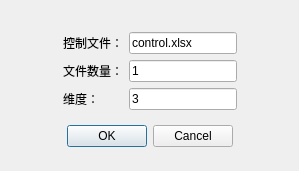
<?xml version="1.0" encoding="UTF-8"?>
<ui version="4.0">
 <class>Form</class>
 <widget class="QWidget" name="Form">
  <property name="geometry">
   <rect>
    <x>0</x>
    <y>0</y>
    <width>299</width>
    <height>171</height>
   </rect>
  </property>
  <property name="windowTitle">
   <string>Form</string>
  </property>
  <layout class="QHBoxLayout" name="horizontalLayout">
   <item>
    <spacer name="horizontalSpacer">
     <property name="orientation">
      <enum>Qt::Orientation::Horizontal</enum>
     </property>
     <property name="sizeHint" stdset="0">
      <size>
       <width>40</width>
       <height>20</height>
      </size>
     </property>
    </spacer>
   </item>
   <item>
    <layout class="QVBoxLayout" name="verticalLayout">
     <item>
      <spacer name="verticalSpacer_2">
       <property name="orientation">
        <enum>Qt::Orientation::Vertical</enum>
       </property>
       <property name="sizeHint" stdset="0">
        <size>
         <width>20</width>
         <height>40</height>
        </size>
       </property>
      </spacer>
     </item>
     <item>
      <widget class="QWidget" name="widget" native="true">
       <layout class="QGridLayout" name="gridLayout">
        <item row="0" column="1">
         <widget class="QLineEdit" name="lineEdit">
          <property name="text">
           <string>control.xlsx</string>
          </property>
         </widget>
        </item>
        <item row="1" column="0">
         <widget class="QLabel" name="label_2">
          <property name="text">
           <string>文件数量：</string>
          </property>
         </widget>
        </item>
        <item row="1" column="1">
         <widget class="QLineEdit" name="lineEdit_2">
          <property name="text">
           <string>1</string>
          </property>
         </widget>
        </item>
        <item row="0" column="0">
         <widget class="QLabel" name="label">
          <property name="text">
           <string>控制文件：</string>
          </property>
         </widget>
        </item>
        <item row="2" column="0">
         <widget class="QLabel" name="label_3">
          <property name="text">
           <string>维度：</string>
          </property>
         </widget>
        </item>
        <item row="2" column="1">
         <widget class="QLineEdit" name="lineEdit_3">
          <property name="text">
           <string>3</string>
          </property>
         </widget>
        </item>
       </layout>
      </widget>
     </item>
     <item>
      <widget class="QDialogButtonBox" name="buttonBox_2">
       <property name="standardButtons">
        <set>QDialogButtonBox::StandardButton::Cancel|QDialogButtonBox::StandardButton::Ok</set>
       </property>
       <property name="centerButtons">
        <bool>true</bool>
       </property>
      </widget>
     </item>
     <item>
      <spacer name="verticalSpacer_3">
       <property name="orientation">
        <enum>Qt::Orientation::Vertical</enum>
       </property>
       <property name="sizeHint" stdset="0">
        <size>
         <width>20</width>
         <height>40</height>
        </size>
       </property>
      </spacer>
     </item>
    </layout>
   </item>
   <item>
    <spacer name="horizontalSpacer_2">
     <property name="orientation">
      <enum>Qt::Orientation::Horizontal</enum>
     </property>
     <property name="sizeHint" stdset="0">
      <size>
       <width>40</width>
       <height>20</height>
      </size>
     </property>
    </spacer>
   </item>
  </layout>
 </widget>
 <resources/>
 <connections/>
</ui>
